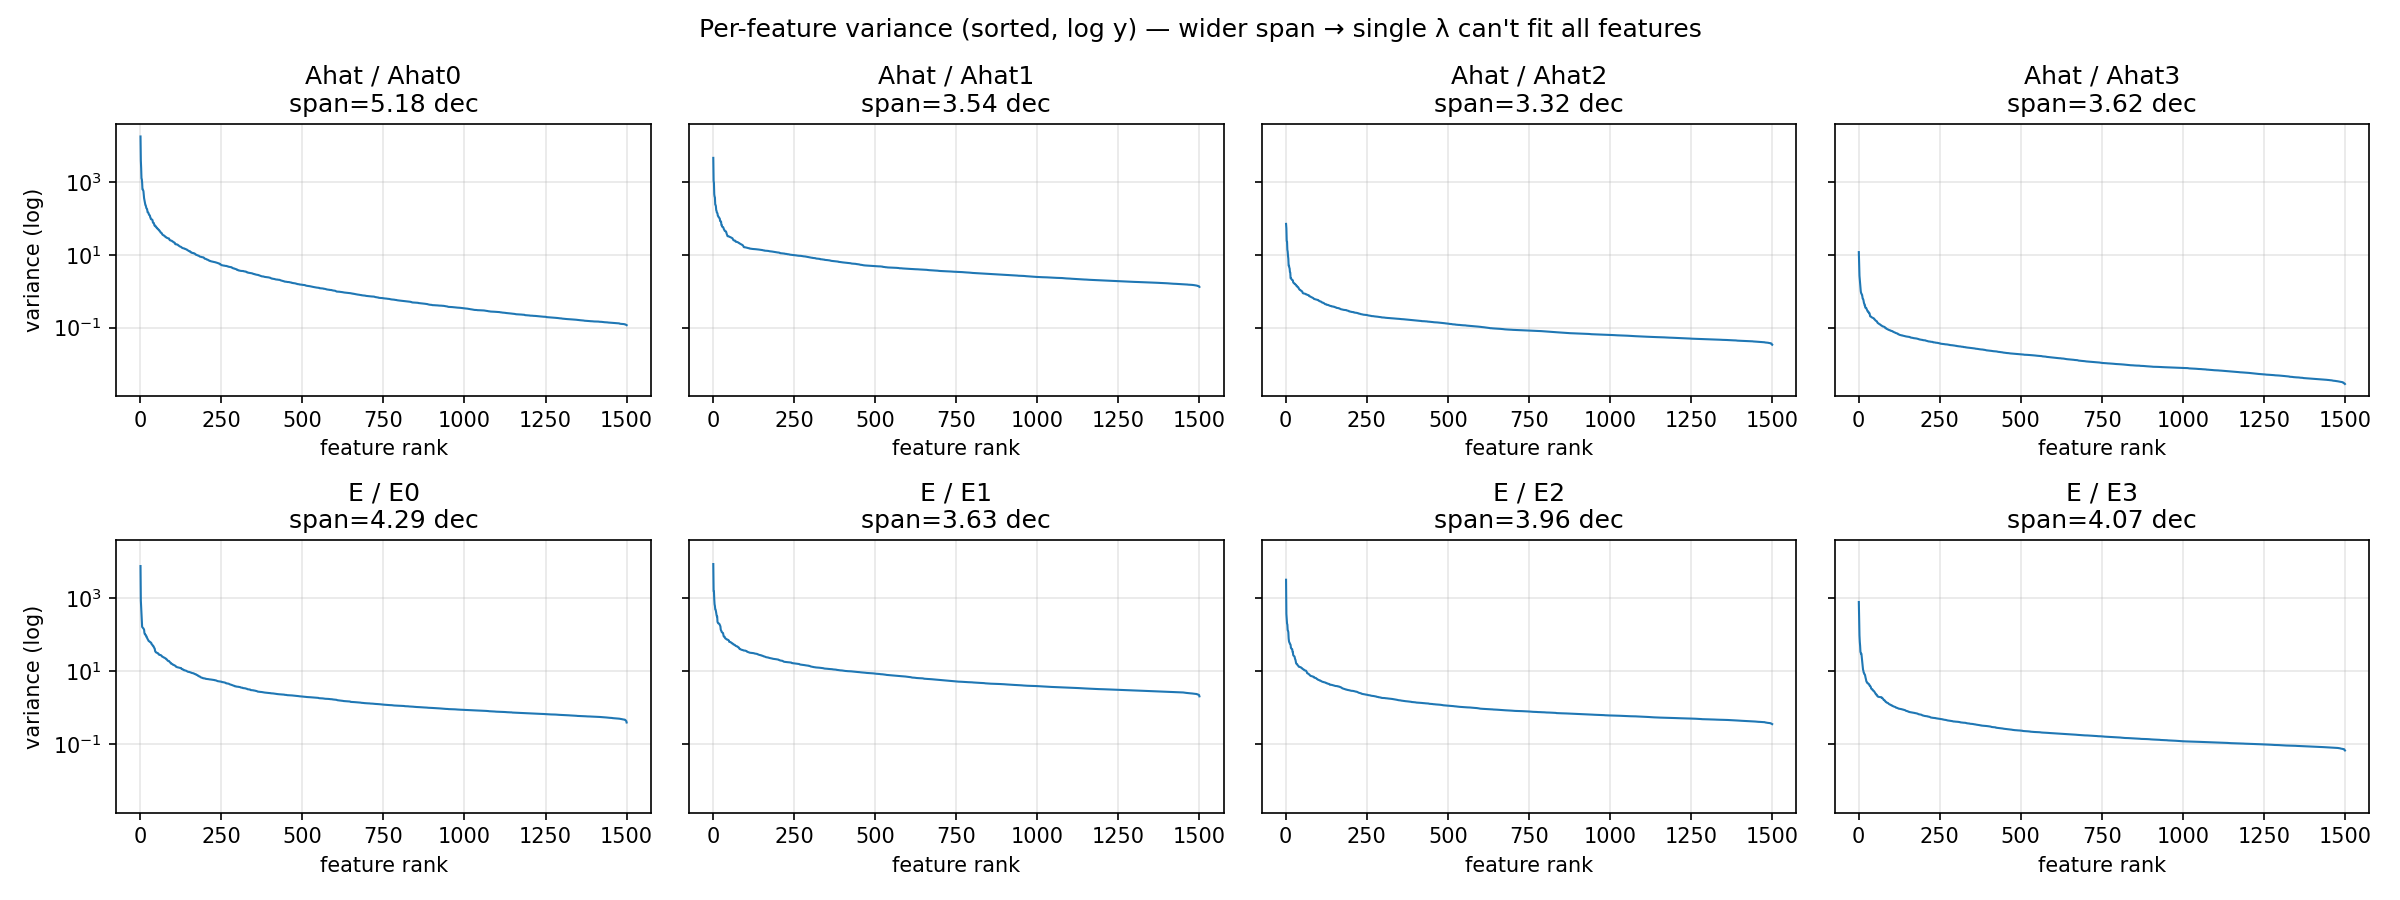

Write Python code to recreate this figure.
"""
Per-feature variance audit for the 1500-PC regressors used in ridge encoding.

Goal: check whether feature variances span orders of magnitude. If they do,
a single scalar λ cannot balance shrinkage across features, which produces
the bimodal λ-selection pattern we observed.

For each feature type (Ahat, E) and each layer, loads all 8 run regressor
files, computes per-feature variance, and reports:
  - variance range (min / median / max, on log10 scale)
  - effective condition number (max / min)
  - sorted variance plot on log-y axis

Outputs PNG + CSV next to this script. No GPU needed.
"""

from pathlib import Path

import h5py
import matplotlib.pyplot as plt
import numpy as np
import pandas as pd


REG_BASE = Path(
    "/combinelab/03_user/jungmin/01_project/01_Encoding/01_HWen_Encoding/"
    "PredNet/Titanic_trained/GUMP_test/encoding_analysis/original_prednet/"
    "kitti_pretrain_result/LORO_PCA99cap1500_log10/layer4"
)
OUT = Path(__file__).resolve().parent
ALL_RUNS = [1, 2, 3, 4, 5, 6, 7, 8]

LAYERS = {
    "Ahat": ["Ahat0", "Ahat1", "Ahat2", "Ahat3"],
    "E":    ["E0",    "E1",    "E2",    "E3"],
}


def load_per_feature_var(feat, layer_key):
    """Concatenate all 8 runs (TR axis), demean per run, return per-feature var."""
    chunks = []
    for r in ALL_RUNS:
        with h5py.File(REG_BASE / feat / "regressors" / f"run{r}.h5", "r") as f:
            x = f[layer_key][:].T.astype(np.float32)  # (TR, feat)
        x -= x.mean(0, keepdims=True)
        chunks.append(x)
    X = np.concatenate(chunks, 0)
    return X.var(0)  # (n_features,)


def main():
    rows = []
    fig, axes = plt.subplots(2, 4, figsize=(16, 6), sharey=True)

    for i, feat in enumerate(["Ahat", "E"]):
        for j, layer in enumerate(LAYERS[feat]):
            var = load_per_feature_var(feat, layer)
            var_sorted = np.sort(var)[::-1]

            vmin, vmed, vmax = float(var.min()), float(np.median(var)), float(var.max())
            cond = vmax / max(vmin, 1e-20)
            span_decades = np.log10(cond)

            rows.append({
                "feat": feat, "layer": layer,
                "n_features": len(var),
                "var_min": vmin, "var_median": vmed, "var_max": vmax,
                "cond_number": cond, "log10_span": span_decades,
            })

            ax = axes[i, j]
            ax.semilogy(np.arange(1, len(var) + 1), var_sorted, lw=1)
            ax.set_title(f"{feat} / {layer}\nspan={span_decades:.2f} dec")
            ax.set_xlabel("feature rank")
            if j == 0:
                ax.set_ylabel("variance (log)")
            ax.grid(alpha=0.3)

    df = pd.DataFrame(rows)
    df.to_csv(OUT / "feature_variance_audit.csv", index=False)

    fig.suptitle("Per-feature variance (sorted, log y) — wider span → single λ can't fit all features")
    fig.tight_layout()
    fig.savefig(OUT / "feature_variance_audit.png", dpi=150)
    plt.close(fig)

    print("\n=== Feature variance summary ===")
    print(df.to_string(index=False))
    print(f"\nSaved to: {OUT}")

    max_span = df["log10_span"].max()
    print(f"\nMax log10-span across layers: {max_span:.2f}")
    if max_span >= 2:
        print(">>> Variances span >=2 decades. Recommend per-feature standardization "
              "(z-score each PC using training-fold stats) before ridge.")
    else:
        print(">>> Variance span is modest (<2 decades). Standardization likely "
              "won't change λ behavior much; residual bimodality is probably "
              "signal-absence, not method.")


if __name__ == "__main__":
    main()
